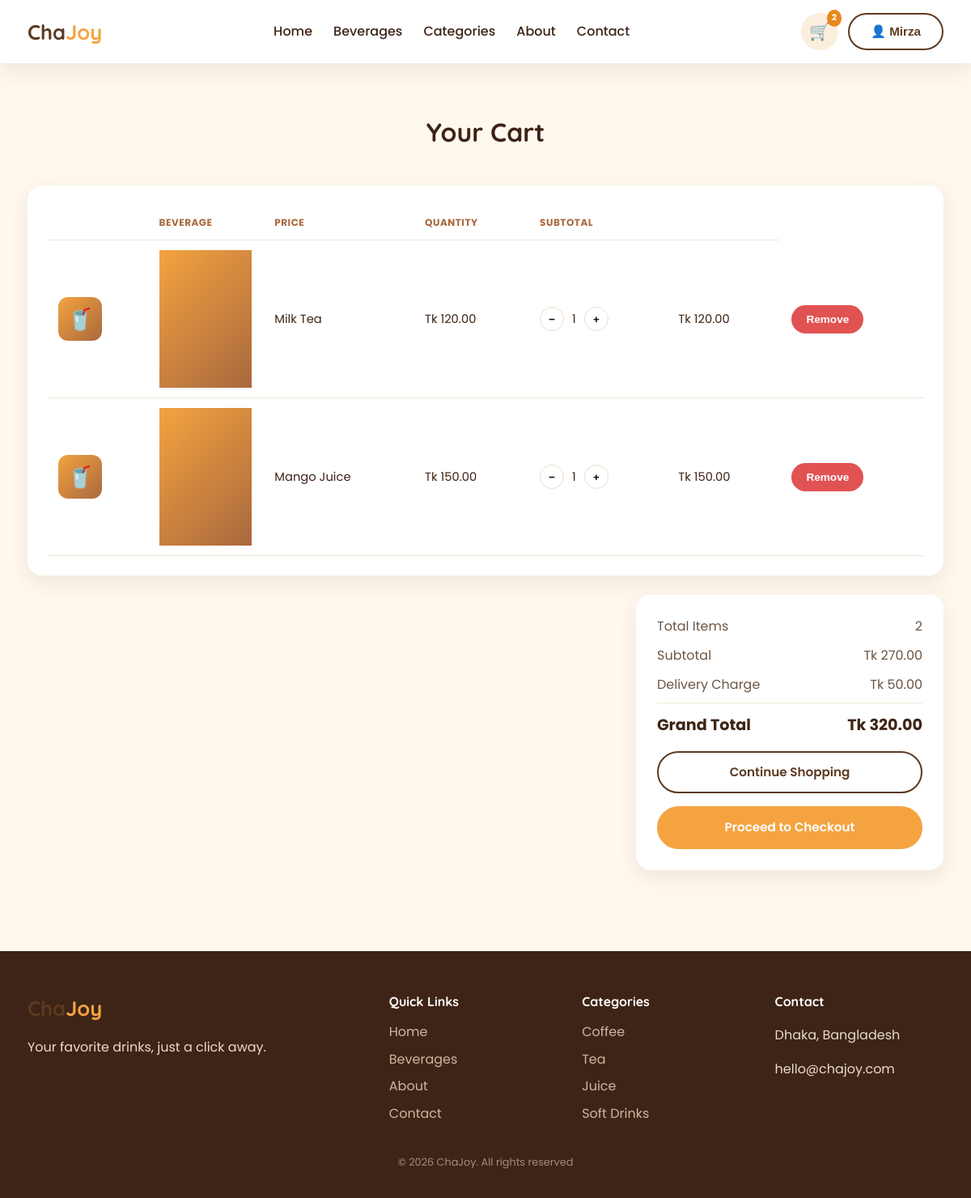
Page /index.php?page=cart (signed in) on the committed database.
### tables this page shows
CREATE TABLE `cart_items` (
  `id` int(11) NOT NULL,
  `cart_id` int(11) NOT NULL,
  `beverage_id` int(11) NOT NULL,
  `quantity` int(11) NOT NULL DEFAULT 1
);

CREATE TABLE `beverages` (
  `id` int(11) NOT NULL,
  `category_id` int(11) NOT NULL,
  `name` varchar(100) NOT NULL,
  `description` varchar(500) DEFAULT '',
  `price` decimal(10,2) NOT NULL,
  `image` varchar(255) DEFAULT 'default.jpg',
  `stock` int(11) NOT NULL DEFAULT 0,
  `is_available` tinyint(1) NOT NULL DEFAULT 1,
  `created_at` timestamp NOT NULL DEFAULT current_timestamp()
);

### controllers/CartController.php (called while the page is built, shortened)
<?php
function cartController_view($conn) {
    $items = getCartItems($conn, $_SESSION['user_id']);
    $totals = getCartTotals($items);
    require __DIR__ . '/../views/customer/cart.php';
}
?>

### models/Cart.php (called while the page is built, shortened)
<?php
function getOrCreateCart($conn, $userId) {
    $stmt = $conn->prepare(
        "SELECT id FROM cart WHERE user_id = ? LIMIT 1"
    );
    $stmt->bind_param("i", $userId);
    $stmt->execute();
    $cart = $stmt->get_result()->fetch_assoc();
    if ($cart) {
        return (int)$cart['id'];
    }
    $newCartId = $conn->insert_id;
    return (int)$newCartId;
}
function getCartItems($conn, $userId) {
    $cartId = getOrCreateCart(
        $conn,
        $userId
    );
    $sql = "SELECT ci.id AS cart_item_id,
                   ci.quantity,
                   b.id AS beverage_id,
                   b.name,
                   b.price,
                   b.image,
                   b.stock
            FROM cart_items ci
            JOIN beverages b ON ci.beverage_id = b.id
            WHERE ci.cart_id = ?
            ORDER BY ci.id DESC";
    $stmt = $conn->prepare($sql);
    $stmt->bind_param("i", $cartId);
    $stmt->execute();
    $result = $stmt->get_result();
    $items = [];
    while ($row = $result->fetch_assoc()) {
        $row['subtotal'] =
            $row['price'] * $row['quantity'];
        $items[] = $row;
    }
    return $items;
}
function getCartTotals($items) {
    $subtotal = 0;
    foreach ($items as $item) {
        $subtotal += $item['subtotal'];
    }
    if ($subtotal > 0) {
        $deliveryCharge = DELIVERY_CHARGE;
    } else {
        $deliveryCharge = 0;
    }
    $grandTotal =
        $subtotal + $deliveryCharge;
    return [
        'subtotal' => $subtotal,
        'delivery_charge' => $deliveryCharge,
        'total' => $grandTotal
    ];
}
?>

### includes/functions.php (called while the page is built, shortened)
<?php
function clean($value) {
    return htmlspecialchars(
        trim($value ?? ""),
        ENT_QUOTES,
        'UTF-8'
    );
}
function formatMoney($amount) {
    return "Tk " . number_format(
        (float)$amount,
        2
    );
}
?>

### views/customer/cart.php (the view, shortened to what this page needs)
<?php require __DIR__ . '/../layouts/header.php'; ?>
<section class="section">
    <div class="container">
        <div class="section-title">
            <h2>Your Cart</h2>
        </div>
        <?php if (empty($items)): ?>
            <div class="empty-state">
                <div class="empty-icon">🛒</div>
                <p>Your cart is empty.</p>
                <a href="index.php?page=beverages" class="btn btn-primary mt-2">Browse Beverages</a>
            </div>
        <?php else: ?>
            <div class="card table-responsive">
                <table id="cartTable">
                    <thead>
                        <tr>
                            <th></th>
                            <th>Beverage</th>
                            <th>Price</th>
                            <th>Quantity</th>
                            <th>Subtotal</th>
                            <th></th>
                        </tr>
                    </thead>
                    <tbody>
                        <?php foreach ($items as $item): ?>
                            <tr data-item-id="<?php echo $item['cart_item_id']; ?>" data-price="<?php echo $item['price']; ?>">
                                <td><div class="cart-item-icon">🥤</div></td>
                                <td><div class="beverage-img">
</div></td>
                                <td><?php echo clean($item['name']); ?></td>
                                <td><?php echo formatMoney($item['price']); ?></td>
                                <td>
                                    <div class="qty-control">
                                        <button class="qty-decrease" type="button">−</button>
                                        <span class="qty-value"><?php echo $item['quantity']; ?></span>
                                        <button class="qty-increase" type="button">+</button>
                                    </div>
                                </td>
                                <td class="row-subtotal"><?php echo formatMoney($item['subtotal']); ?></td>
                                <td><button class="btn btn-danger btn-sm remove-item-btn" type="button">Remove</button></td>
                            </tr>
                        <?php endforeach; ?>
                    </tbody>
                </table>
            </div>
            <div class="cart-summary mt-2">
                <div class="summary-row"><span>Total Items</span><span><?php echo count($items); ?></span></div>
                <div class="summary-row"><span>Subtotal</span><span id="summarySubtotal"><?php echo formatMoney($totals['subtotal']); ?></span></div>
                <div class="summary-row"><span>Delivery Charge</span><span id="summaryDelivery"><?php echo formatMoney($totals['delivery_charge']); ?></span></div>
                <div class="summary-row total"><span>Grand Total</span><span id="summaryTotal"><?php echo formatMoney($totals['total']); ?></span></div>
                <a href="index.php?page=beverages" class="btn btn-outline btn-block mt-2">Continue Shopping</a>
                <a href="index.php?page=checkout" class="btn btn-primary btn-block mt-2">Proceed to Checkout</a>
            </div>
        <?php endif; ?>
    </div>
</section>
<?php require __DIR__ . '/../layouts/footer.php'; ?>

### public/css/style.css (style rules this page uses)
:root { --cream: #FFF8EF; --cream-dark: #FBEEDC; --brown: #5C3A21; --brown-dark: #3E2416; --tea: #A9683D; --orange: #F4A340; --orange-dark: #E8871B; --green: #4CA771; --red: #E15252; --white: #FFFFFF; --shadow: 0 8px 24px rgba(92, 58, 33, 0.10); --radius: 18px; --radius-sm: 10px; }
* { box-sizing: border-box; }
body { margin: 0; font-family: 'Poppins', sans-serif; background: var(--cream); color: var(--brown-dark); line-height: 1.6; }
h1, h2, h3, h4 { font-family: 'Quicksand', sans-serif; color: var(--brown-dark); margin: 0 0 0.5em; }
a { text-decoration: none; color: inherit; }
.container { max-width: 1180px; margin: 0 auto; padding: 0 24px; }
.btn { display: inline-block; padding: 12px 26px; border-radius: 50px; font-weight: 600; font-size: 0.95rem; cursor: pointer; border: 2px solid transparent; transition: all 0.2s ease; text-align: center; }
.btn-primary { background: var(--orange); color: var(--white); }
.btn-outline { background: transparent; border-color: var(--brown); color: var(--brown); }
.btn-danger { background: var(--red); color: var(--white); }
.btn-sm { padding: 8px 16px; font-size: 0.85rem; }
.btn-block { display: block; width: 100%; }
.section { padding: 60px 0; }
.section-title { text-align: center; margin-bottom: 40px; }
.section-title h2 { font-size: 2rem; }
.beverage-img { height: 170px; background: linear-gradient(135deg, var(--orange), var(--tea)); display: flex; align-items: center; justify-content: center; font-size: 4rem; }
.card { background: var(--white); border-radius: var(--radius); box-shadow: var(--shadow); padding: 24px; margin-bottom: 24px; }
table { width: 100%; border-collapse: collapse; }
th, td { text-align: left; padding: 12px 14px; border-bottom: 1px solid #f0e6d6; font-size: 0.92rem; }
th { color: var(--tea); text-transform: uppercase; font-size: 0.75rem; letter-spacing: 0.5px; }
.table-responsive { overflow-x: auto; }
.cart-table img, .cart-item-icon { width: 54px; height: 54px; border-radius: 12px; background: linear-gradient(135deg, var(--orange), var(--tea)); display:flex; align-items:center; justify-content:center; font-size:1.6rem; }
.qty-control { display: flex; align-items: center; gap: 10px; }
.qty-control button { width: 30px; height: 30px; border-radius: 50%; border: 1.5px solid #eadfce; background: white; cursor: pointer; font-weight: 700; }
.cart-summary { background: var(--white); border-radius: var(--radius); box-shadow: var(--shadow); padding: 26px; max-width: 380px; margin-left: auto; }
.summary-row { display: flex; justify-content: space-between; margin-bottom: 10px; color: #6b5644; }
.summary-row.total { font-weight: 700; font-size: 1.2rem; color: var(--brown-dark); border-top: 1px solid #f0e6d6; padding-top: 12px; }
.mt-2 { margin-top: 16px; }

### rows in the picture
cart_items: beverage.name "Milk Tea", beverage.price "Tk 120.00", quantity "1", subtotal "Tk 120.00"
cart_items: beverage.name "Mango Juice", beverage.price "Tk 150.00", quantity "1", subtotal "Tk 150.00"

### other values in the picture
$cartCount "2"
$_SESSION['user_name'] "Mirza"
count($items) "2"
formatMoney($totals['subtotal']) "Tk 270.00"
formatMoney($totals['delivery_charge']) "Tk 50.00"
formatMoney($totals['total']) "Tk 320.00"
